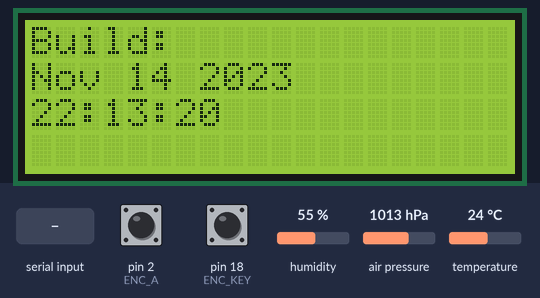
The sketch below on a simulated Arduino Mega 2560, built with avr-gcc and run on an emulated ATmega2560. Shown: 20×4 character LCD. The test bench sets the inputs (shaded band); at power-on: pin 18 (ENC_KEY) HIGH, pin 2 (ENC_A) HIGH, humidity 55 %, air pressure 1013 hPa, temperature 24 °C. The local clock reads 2024-03-15 10:24:30 at power-on unless the sketch sets it; what the sketch prints to the serial monitor is not drawn.

Above: at 0.2 s.
1.4 s: pin 18 (ENC_KEY) pulled LOW for 0.15 s
At 3.9 s:
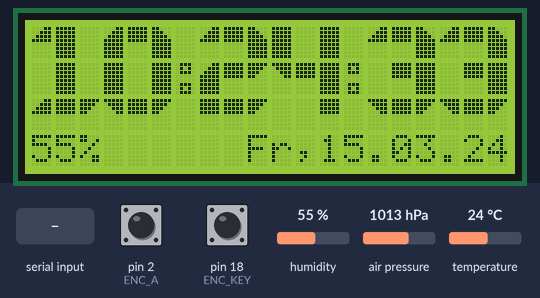
5.8 s: "S" received over Serial
At 9.5 s:
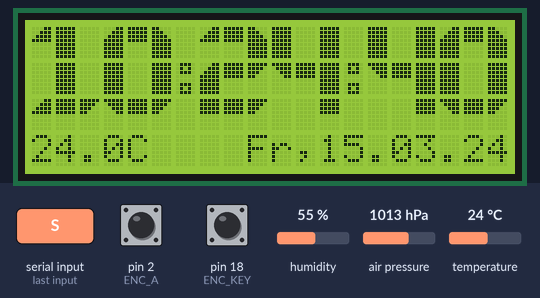
9.6 s: byte 77 ('M') received over Serial
At 11.4 s:
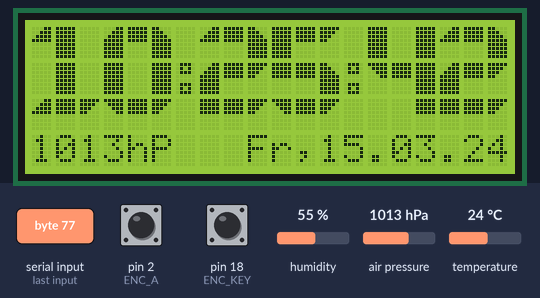
13.6 s: byte 115 ('s') received over Serial
At 13.92 s:
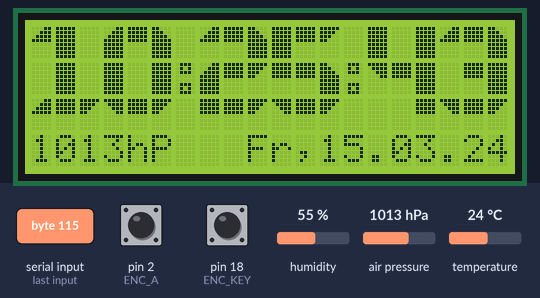
17.9 s: "y" received over Serial
At 20.4 s:
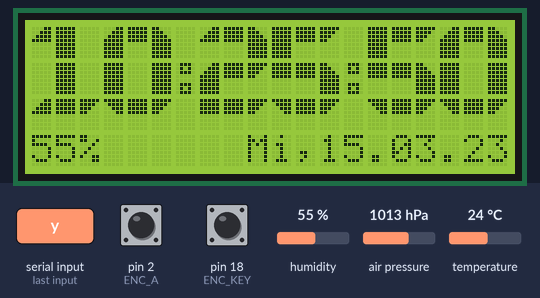
21.5 s: pin 18 (ENC_KEY) pulled LOW for 1 s
At 23.9 s:
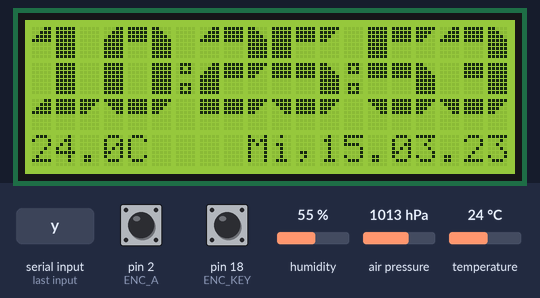
Timing chart, 0 to 25.4 s (numbered marks = the images above; inputs shaded):
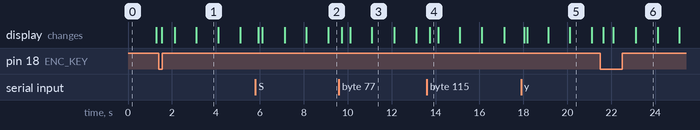

Measured:
- after the input at 1.4 s, the display: first changes after 0.14 s (image 1 shows a later state)
- after the input at 9.6 s, the display: first changes after 0.14 s (image 3 shows a later state)
- after the input at 13.6 s, the display: changes after 0.14 s (image 4)
- after the input at 17.9 s, the display: first changes after 0.14 s (image 5 shows a later state)
- after the input at 21.5 s, the display: first changes after 0.13 s (image 6 shows a later state)
- what the display in image 1 shows lasts 1.0 s, from 3.1 s to 4.1 s

The sketch:

main.ino
```cpp
/*
 * Components:
 * - Mega2560
 * - HD44780 LCD 40x4
 * - RTC DS1307
 * - BME280 (Humidty, Pressure, Temperature) at address 0x76
 *
 * Connections

 *   2 .. ENC_A
 *   3 .. ENC_B
 *   4 .. LCD_DB4
 *   5 .. LCD_DB5
 *   6 .. LCD_DB6
 *   7 .. LCD_DB7
 *   8 .. LCD_RS
 *   9 .. LCD_EN
 *
 *  18 .. ENC_Key
 *
 *  20 .. SDA
 *  21 .. SCL
 *
 * TODOs:
 * - Do something useful with the encoders rotation
 * - Adding ESP for WIFI Connection
 */

#include <hd44780.h>
#include <hd44780ioClass/hd44780_pinIO.h>
#include <RTClib.h>
#include <Adafruit_BME280.h>

/*******************************************************
 * Defines
 *******************************************************/
#define             LCD_CUSTCHARS           8               //< The amount of custom chars for the LCD
#define             BME_RATE                60              //< Update rate of the BME
#define             LCD_RS                  9               //< GPIO for the LCD RS
#define             LCD_EN                  8               //< GPIO for the LCD EN
#define             LCD_D4                  4               //< GPIO for the LCD Data 4
#define             LCD_D5                  5               //< GPIO for the LCD Data 5
#define             LCD_D6                  6               //< GPIO for the LCD Data 6
#define             LCD_D7                  7               //< GPIO for the LCD Data 7
#define             ENC_A                   2               //< GPIO for the encoder A signal (Int required!)
#define             ENC_B                   3               //< GPIO for the encoder B signal
#define             ENC_KEY                 18              //< GPIO for the encoder key (Int required!)
#define             SETTIMETIMEOUT          (5000)          //< Timeout for Set-Time in ms

/*******************************************************
 * Statics
 *******************************************************/
static char         lcd_DoW[7][3] = {"So", "Mo", "Di", "Mi", "Do", "Fr", "Sa"}; //< The days for the LCD

static byte CustChars[LCD_CUSTCHARS][8] = {                 // The custom chars to create the big numbers
  { 0x03, 0x07, 0x0F, 0x1F, 0x1F, 0x1F, 0x1F, 0x1F },
  { 0x18, 0x1C, 0x1E, 0x1F, 0x1F, 0x1F, 0x1F, 0x1F },
  { 0x1F, 0x1F, 0x1F, 0x1F, 0x1F, 0x1F, 0x1F, 0x1F },
  { 0x1F, 0x0F, 0x07, 0x03, 0x00, 0x00, 0x00, 0x00 },
  { 0x1F, 0x1E, 0x1C, 0x18, 0x00, 0x00, 0x00, 0x00 },
  { 0x1F, 0x1F, 0x1F, 0x1F, 0x00, 0x00, 0x00, 0x00 },
  { 0x03, 0x07, 0x0F, 0x1F, 0x00, 0x00, 0x00, 0x00 },
  { 0x0E, 0x0A, 0x0E, 0x00, 0x00, 0x0E, 0x0A, 0x0E }
};

static uint8_t CustNumbers[10][9] = {                       // The segments of the numbers 0..9
  { 0, 5, 1,    2, 32, 2,   3, 5, 4 }, // 0
  { 6, 2, 32,   32, 2, 32,  6, 5, 4 }, // 1
  { 6, 5, 1,    0, 5, 4,    5, 5, 4 }, // 2
  { 6, 5, 1,    32, 5, 2,   3, 5, 4 }, // 3
  { 2, 32, 2,   3, 5, 2,    32,32,5 }, // 4
  { 2, 5, 4,    5, 5, 1,    3, 5, 4 }, // 5
  { 0, 5, 4,    2, 5, 1,    3, 5, 4 }, // 6
  { 3, 5, 1,    32,32,2,    32,32,5 }, // 7
  { 0, 5, 1,    2, 5, 2,    3, 5, 4 }, // 8
  { 0, 5, 1,    3, 5, 2,    3, 5, 4 }  // 9
};

/*******************************************************
 * Local variables
 *******************************************************/
RTC_DS1307          rtc;                                    //< The RTC object
hd44780_pinIO       lcd(LCD_RS, LCD_EN, LCD_D4, LCD_D5, LCD_D6, LCD_D7); //< The LCD object
Adafruit_BME280     bme;                                    //< The BME object
DateTime            time_now;                               //< The current time
uint32_t            lcd_update = 0;                         //< Timestamp of the last LCD update
uint32_t            bme_update = 0;                         //< Timestamp of the last BME reading
uint8_t             lcd_currmode = 0;                       //< Current display mode
float               bme_temp = 0.0;                         //< The current temperature
float               bme_pres = 0.0;                         //< The current pressure
float               bme_humi = 0.0;                         //< The current humidity
volatile int32_t    enc_count = 0;                          //< The counter for the encoder
volatile bool       enc_keypressed = false;                 //< The encoder-key was pressed

/*******************************************************
 * RTC
 *******************************************************/
/********************************* Setup */
void rtc_setup() {
    // Init RTC
    if (! rtc.begin()) {
        Serial.println(F("[RTC] Couldn't find RTC"));
        lcd.print("Error: RTC!");
        while (1); // loop forever
    }
    if (!rtc.isrunning()) {
        Serial.println(F("[RTC] RTC is NOT running!"));
        rtc.adjust(DateTime(F(__DATE__), F(__TIME__))); // Adjust to build date/time
    }
    rtc.writeSqwPinMode(DS1307_OFF); // No Sqw-Output
} // rtc_setup
/*******************************************************
 * LCD
 *******************************************************/
/********************************* Print a Custom Number */
void lcd_printdigit(uint8_t Col, uint8_t Digit) {
  if (Digit>9) return;  // boundary check: Valid digits are 0..9
  if (Col>17) return;   // boundary check: only columns 0..17 are valid for this display

  lcd.setCursor(Col,0);
  lcd.write(CustNumbers[Digit][0]);
  lcd.write(CustNumbers[Digit][1]);
  lcd.write(CustNumbers[Digit][2]);
  lcd.setCursor(Col,1);
  lcd.write(CustNumbers[Digit][3]);
  lcd.write(CustNumbers[Digit][4]);
  lcd.write(CustNumbers[Digit][5]);
  lcd.setCursor(Col,2);
  lcd.write(CustNumbers[Digit][6]);
  lcd.write(CustNumbers[Digit][7]);
  lcd.write(CustNumbers[Digit][8]);

  return;
} // lcd_printdigit
/********************************* Setup */
void lcd_setup() {
  // Init lcd object and create custom chars
  lcd.begin(20, 4);
  for (uint8_t i=0;i<LCD_CUSTCHARS; i++) lcd.createChar(i, CustChars[i]);
} // lcd_setup
/********************************* Display Mode */
void lcd_dispmode(bool bForce) {
  static uint32_t mode_time = 0;

  if ((time_now.secondstime() <= mode_time+5) && (!bForce)) return; // Not yet or not forced
  mode_time = time_now.secondstime();

  lcd_currmode++;
  if (lcd_currmode>2) lcd_currmode=0;

  if (bForce) lcd_update = 0; // Forced switch? Force LCD update too

} // lcd_dispmode
/********************************* Worker */
void lcd_worker() {
  char              cBuffer[20];
  uint8_t           Digit1=0;
  uint8_t           Digit2=0;

  lcd_dispmode(false);

  if (time_now.secondstime() == lcd_update) return; // Not yet
  lcd_update = time_now.secondstime();

  lcd.setCursor(0,0);

  // Time
  Digit1 = time_now.hour()/10;
  Digit2 = time_now.hour() - (10*Digit1);
  lcd_printdigit(0, Digit1);
  lcd_printdigit(3, Digit2);

  lcd.setCursor(6,1);     lcd.write(7);

  Digit1 = time_now.minute()/10;
  Digit2 = time_now.minute() - (10*Digit1);
  lcd_printdigit( 7, Digit1);
  lcd_printdigit(10, Digit2);

  lcd.setCursor(13,1);     lcd.write(7);

  Digit1 = time_now.second()/10;
  Digit2 = time_now.second() - (10*Digit1);
  lcd_printdigit(14, Digit1);
  lcd_printdigit(17, Digit2);

  // Date
  snprintf(&cBuffer[0],20,"%s,%02d.%02d.%02d",  lcd_DoW[time_now.dayOfTheWeek()], time_now.day(), time_now.month(), time_now.year()-2000  );

  lcd.setCursor(0,3); // Start of Line 4
  for (uint8_t i=0;i<(20-strlen(cBuffer));i++) lcd.print(" "); // print spaces to overwrite old stuff and make date right-align
  lcd.print(cBuffer);

  switch (lcd_currmode) {
    case 0: // Temperature
      snprintf(&cBuffer[0],20,"%d.%dC", (uint8_t)bme_temp, (uint16_t)(10*bme_temp)-(((uint16_t)bme_temp)*10) );
      break;
    case 1: // Pressure
      snprintf(&cBuffer[0],20,"%dhP", (uint16_t)bme_pres );
      break;
    case 2: // Humidity
      snprintf(&cBuffer[0],20,"%d%%", (uint16_t)bme_humi );
      break;
    default:
      break;
  }
  lcd.setCursor(0,3); // Line 4
  lcd.print(cBuffer);
} // lcd_worker
/*******************************************************
 * BME
 *******************************************************/
/********************************* Setup */
void bme_setup() {
    if (!bme.begin(0x76)) {
        Serial.println(F("[BME] Could not find a valid BME280 sensor, check wiring!"));
        while (1);
    }
    bme.setSampling(Adafruit_BME280::MODE_FORCED,
                    Adafruit_BME280::SAMPLING_X1, // temperature
                    Adafruit_BME280::SAMPLING_X1, // pressure
                    Adafruit_BME280::SAMPLING_X1, // humidity
                    Adafruit_BME280::FILTER_OFF   );

} // bme_setup
/********************************* Worker */
void bme_worker() {
  if (time_now.secondstime() <= bme_update+BME_RATE) return;   // Update time not yet reached
  bme_update = time_now.secondstime();

  Serial.print(F("[BME] Getting Measurements:  "));

  bme.takeForcedMeasurement();
  bme_temp = bme.readTemperature();
  bme_pres = bme.readPressure()/100.0F;
  bme_humi = bme.readHumidity();

  Serial.print(bme_temp, DEC);
  Serial.print(" dC ");
  Serial.print(bme_pres, DEC);
  Serial.print(" PA ");
  Serial.print(bme_humi, DEC);
  Serial.print(" %");

  Serial.println();

} // bme_worker

/*******************************************************
 * Encoder
 *******************************************************/
/********************************* Setup */
void enc_setup() {
  pinMode(ENC_KEY, INPUT_PULLUP);
  pinMode(ENC_A, INPUT_PULLUP);
  pinMode(ENC_B, INPUT_PULLUP);
  attachInterrupt(digitalPinToInterrupt(ENC_KEY), enc_intkey, FALLING);
  attachInterrupt(digitalPinToInterrupt(ENC_A),   enc_inta,   CHANGE);
} // enc_setup
/********************************* Int: Key */
void enc_intkey() {
  enc_keypressed=true;
} // enc_intkey
/********************************* Int: A-Signal */
void enc_inta() {
  static int OldA = HIGH;

  // Falling Edge
  if (OldA==HIGH &&  digitalRead(ENC_A) == LOW ) {
    if (digitalRead(ENC_B)==HIGH) enc_count++;
    if (digitalRead(ENC_B)==LOW) enc_count--;
  }
  // Rising Edge
  if (OldA==LOW &&  digitalRead(ENC_A) == HIGH ) {
    if (digitalRead(ENC_B)==LOW) enc_count++;
    if (digitalRead(ENC_B)==HIGH) enc_count--;
  }

  OldA = digitalRead(ENC_A);

  return;
} // enc_inta
/********************************* Worker */
void enc_worker() {
  static int32_t OldCount = 0;

  // Handle keypresses
  if (enc_keypressed) {
    Serial.println(F("[ENC] Key was pressed!"));
    enc_keypressed=false;
    lcd_dispmode(true);
  }

  // Handle Encoder
  if (OldCount!=enc_count) {
    Serial.print(F("[ENC] Rotation: "));
    Serial.println( (OldCount-enc_count), DEC);

    OldCount = enc_count;
  }
  return;
} // enc_worker
/*******************************************************
 * Aux-Functions
 *******************************************************/
/********************************* Startup Info */
void start_info() {
  uint8_t buffer[56];

  // Show Build-Info
  Serial.println(F("Build: " __DATE__ " " __TIME__ ));
  lcd.clear();
  lcd.setCursor(0,0);
  lcd.print(F("Build: "));
  lcd.setCursor(0,1);
  lcd.print(F(__DATE__));
  lcd.setCursor(0,2);
  lcd.print(F(__TIME__));
  delay(1000);

  // Print out DS1307s NVRAM
  rtc.readnvram(&buffer[0],56,0);

  Serial.print(F("[RTC] NVRAM:"));
  for (uint8_t i=0;i<56;i++) {
    if (i%8==0) Serial.println();
    Serial.print(" ");
    if (buffer[i]<0x0A) Serial.print("0");
    Serial.print(buffer[i],HEX);
  }
  Serial.println();
  lcd.clear();
} // start_info
/*******************************************************
 * Main stuff
 *******************************************************/
/********************************* Setup */
void setup() {
    Serial.begin(115200);
    Serial.println(F("[SYS] Build: " __DATE__ " - " __TIME__));
    Serial.println(F("[SYS] Starting Setup..."));

    lcd_setup();
    rtc_setup();
    bme_setup();
    enc_setup();

    Serial.println(F("[SYS] Setup complete"));
}
/********************************* Loop */
void loop() {
  uint32_t  LastKeyTime = 0;
  bool      SetTimeEnabled = false;

  Serial.println(F("[SYS] Entering Loop!"));

  start_info();

  while (1) {
      time_now = rtc.now();

      bme_worker();
      lcd_worker();
      enc_worker();


      if ( (millis()>(LastKeyTime+SETTIMETIMEOUT)) && SetTimeEnabled) {
        Serial.println(F("[SYS] Set-Time TIMEOUT!"));
        SetTimeEnabled = false;
      }

      // Serial input parser
      if (Serial.available() > 0) {
          int   inByte;
          bool  UpdateTime = false;
          uint16_t  Year;
          uint8_t   Month;
          uint8_t   Day;
          uint8_t   Hour;
          uint8_t   Minute;
          uint8_t   Second;

          inByte = Serial.read();

          LastKeyTime = millis();

          if (inByte=='S') {
            Serial.println(F("[SYS] Set-Time ENABLED!"));
            SetTimeEnabled = true;
          }

          if (SetTimeEnabled) {
            DateTime rtc_new = rtc.now();

            Year   = rtc_new.year();
            Month  = rtc_new.month();
            Day    = rtc_new.day();
            Hour   = rtc_new.hour();
            Minute = rtc_new.minute();
            Second = rtc_new.second();

            switch (inByte) {
              case 'y': Year--;     UpdateTime=true;  break;
              case 'Y': Year++;     UpdateTime=true;  break;
              case 'o': Month--;    UpdateTime=true;  break;
              case 'O': Month++;    UpdateTime=true;  break;
              case 'd': Day--;      UpdateTime=true;  break;
              case 'D': Day++;      UpdateTime=true;  break;
              case 'h': Hour--;     UpdateTime=true;  break;
              case 'H': Hour++;     UpdateTime=true;  break;
              case 'm': Minute--;   UpdateTime=true;  break;
              case 'M': Minute++;   UpdateTime=true;  break;
              case 's': Second--;   UpdateTime=true;  break;
              case 'S': Second++;   UpdateTime=true;  break;
            } // switch

            if (UpdateTime) {
              DateTime NewTime(Year, Month, Day, Hour, Minute, Second);
              rtc.adjust(NewTime);
            }
          } // SetTimeEnabled
        }

      delay(25);
  } // while (1)
} // loop
```
